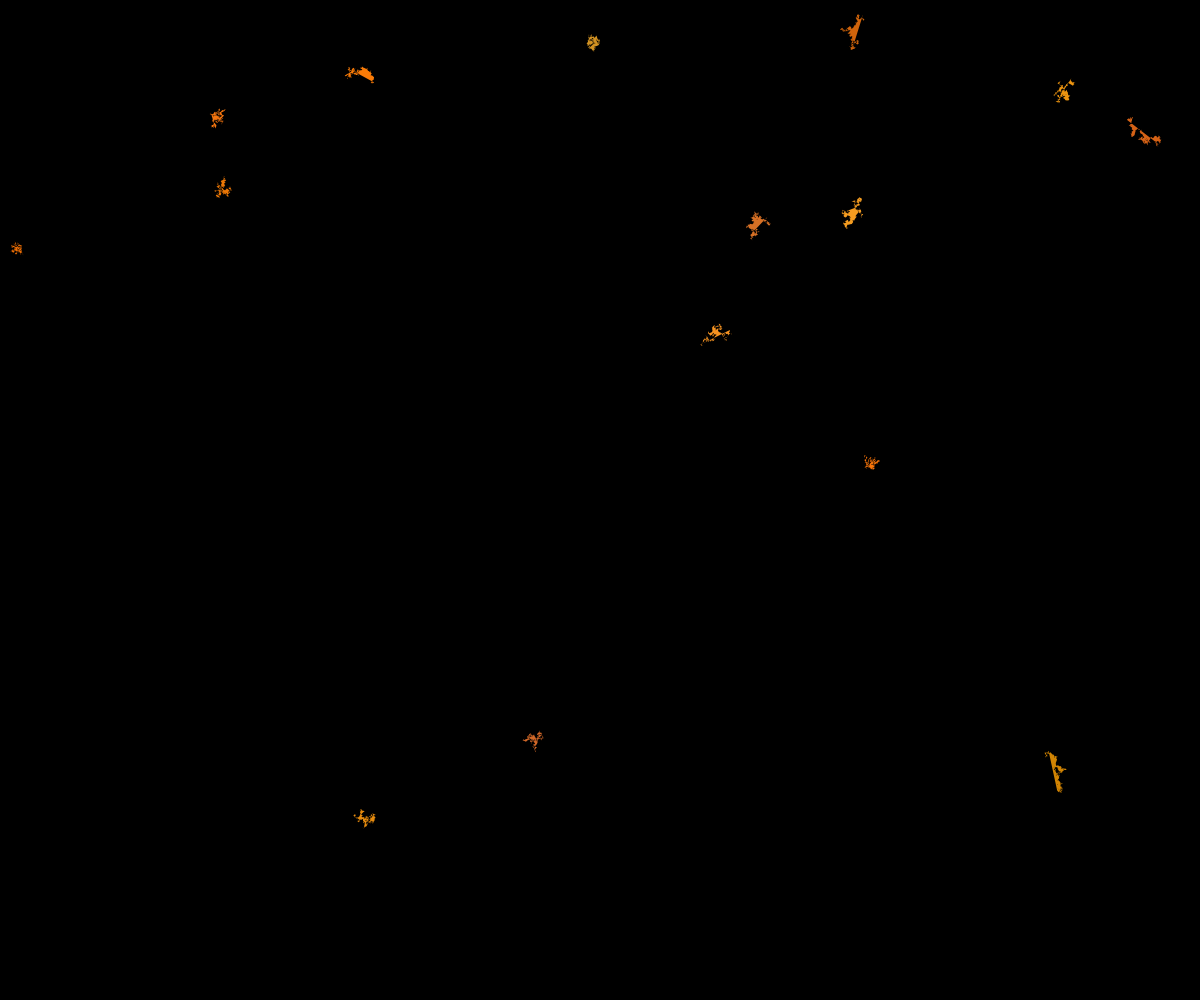
Frame 1 (no input)
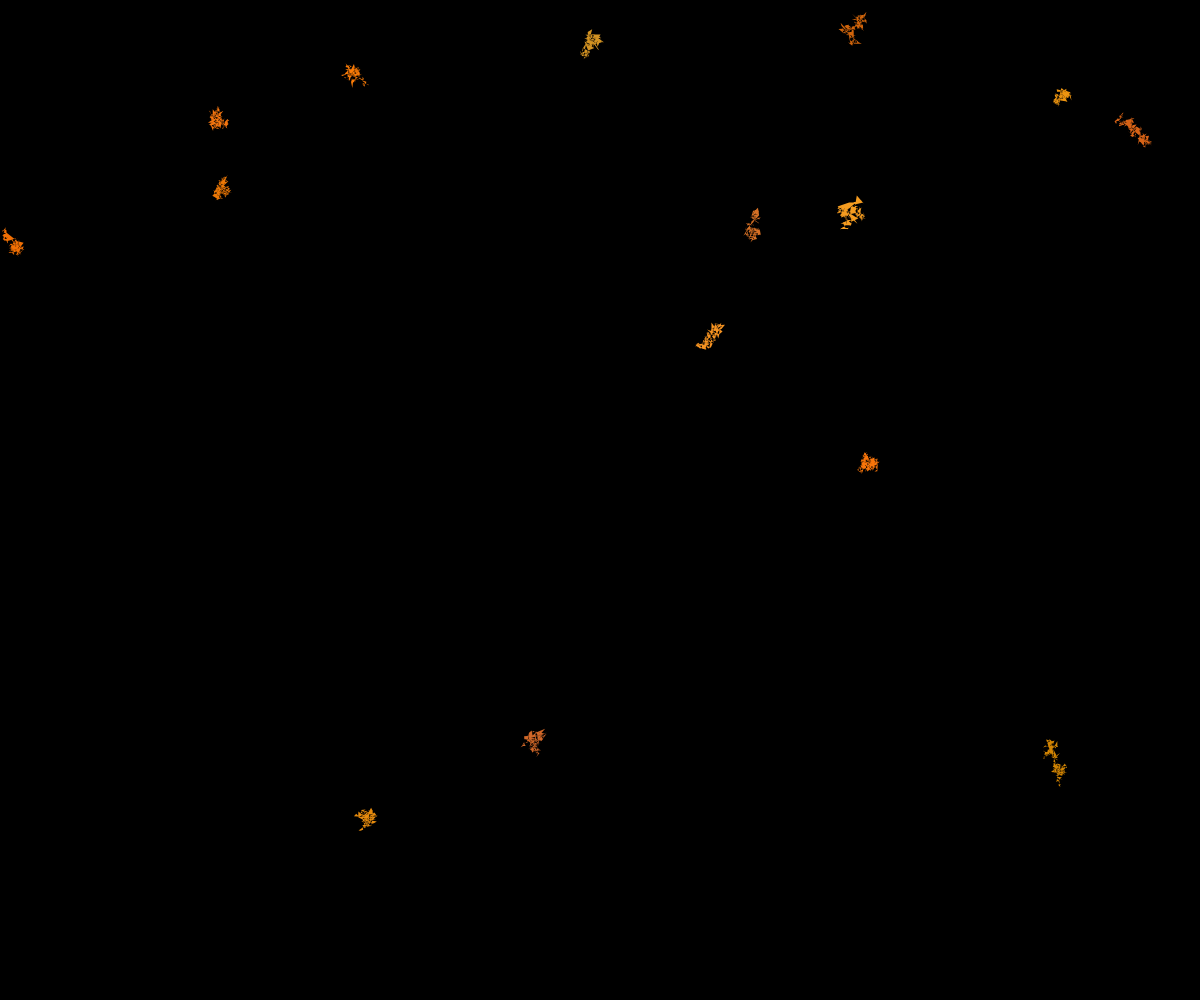
Frame 60 (no input)
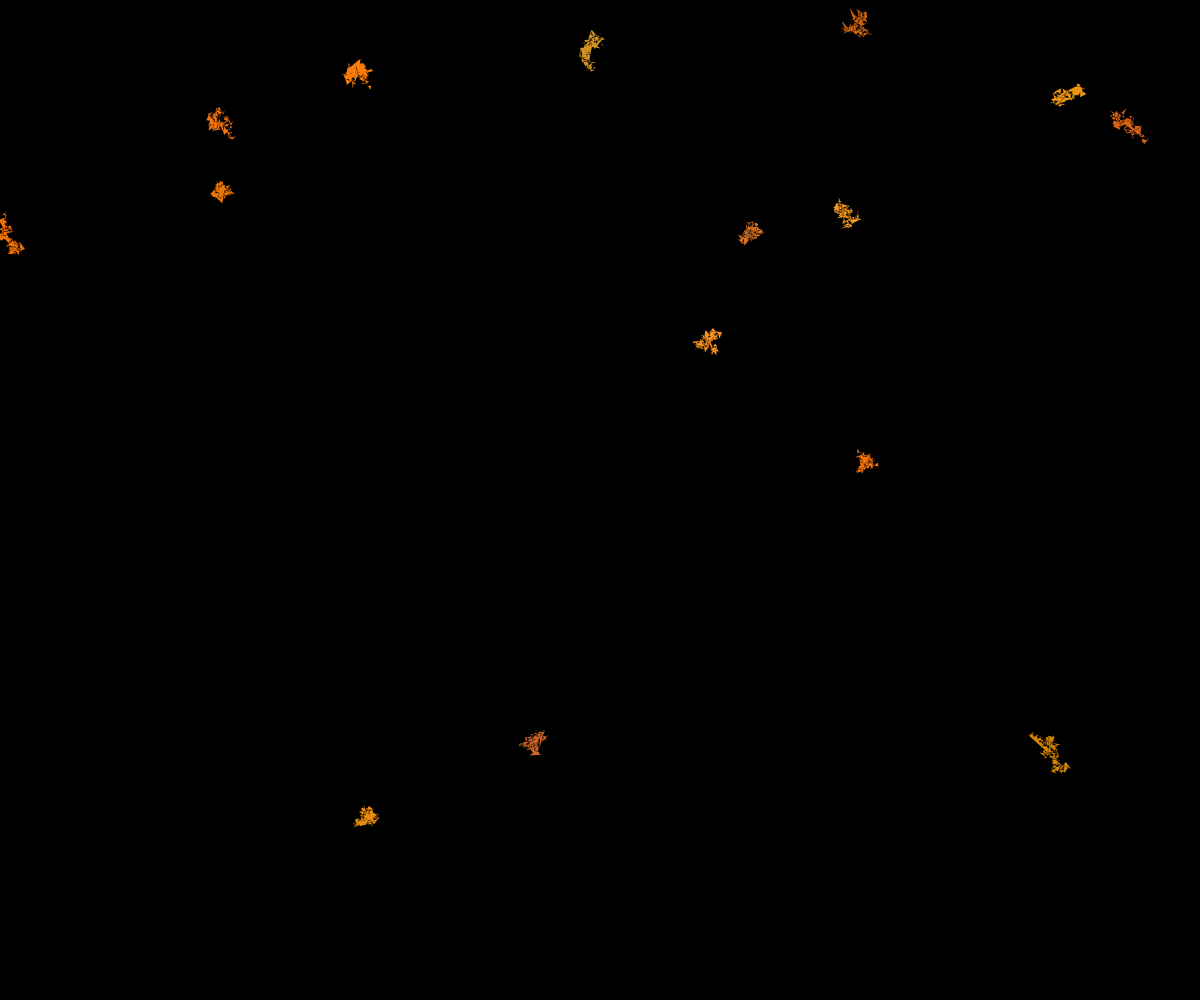
Frame 120 (the mouse pressed at the canvas centre since frame 60)

The p5.js sketch that drew these frames (run headless with seeded random() and noise() and a simulated clock; from frame 60 on, the mouse is pressed at the canvas centre):

// p5.js sketch
// ── sketch.js
let streams = [];
const numStreams = 15;
const streamLength = 200;

function setup() {
  createCanvas(windowWidth, windowHeight);
  colorMode(HSB, 360, 100, 100, 1);
  noStroke();
  frameRate(30);

  // Initialize streams with random starting positions and colors
  for (let i = 0; i < numStreams; i++) {
    let stream = [];
    let startX = random(width);
    let startY = random(height);
    let hue = random(20, 40); // Blue to cyan hues
    let saturation = random(80, 100);
    let brightness = random(80, 100);

    for (let j = 0; j < streamLength; j++) {
      stream.push({
        x: startX,
        y: startY,
        hue: hue,
        saturation: saturation,
        brightness: brightness,
        size: map(j, 0, streamLength - 1, 2, 8)
      });
      // Update position for next point (with some randomness)
      startX += random(-2, 2);
      startY += random(-2, 2);
    }
    streams.push(stream);
  }
}

function draw() {
  // Dark background
  background(0);

  // Draw each stream
  for (let i = 0; i < streams.length; i++) {
    let stream = streams[i];
    beginShape();
    for (let j = 0; j < stream.length; j++) {
      let point = stream[j];
      
      // Update position slightly each frame to simulate flow
      if (j > 0) {
        let prevPoint = stream[j - 1];
        point.x += random(-0.5, 0.5);
        point.y += random(-0.5, 0.5);
      }

      // Color based on position in the stream
      let alpha = map(j, 0, stream.length - 1, 0.2, 1);
      fill(point.hue, point.saturation, point.brightness, alpha);
      
      vertex(point.x, point.y);
    }
    endShape();
    
    // Move points forward in time (simulate motion)
    for (let j = 0; j < stream.length - 1; j++) {
      stream[j] = stream[j + 1];
    }
    
    // Add new point at the end of the stream
    let lastPoint = stream[stream.length - 1];
    let newX = lastPoint.x + random(-2, 2);
    let newY = lastPoint.y + random(-2, 2);
    stream[stream.length - 1] = {
      x: newX,
      y: newY,
      hue: lastPoint.hue,
      saturation: lastPoint.saturation,
      brightness: lastPoint.brightness,
      size: map(stream.length - 1, 0, streamLength - 1, 2, 8)
    };
  }
}

function windowResized() {
  resizeCanvas(windowWidth, windowHeight);
}
